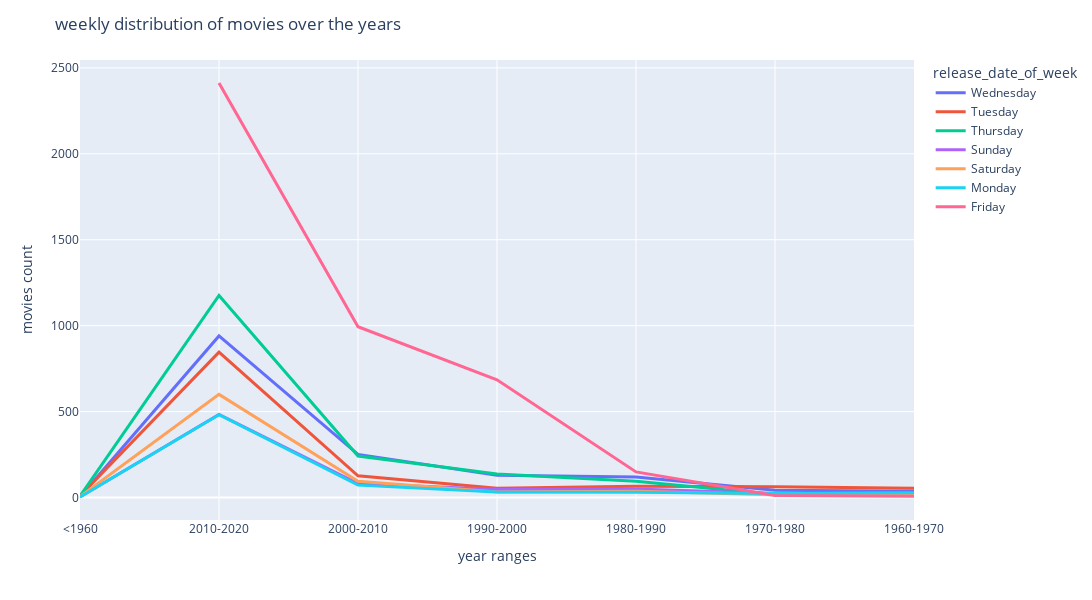

The code cell stored with this chart in its notebook:
### Code cell
#plotting the chart
plt.figure(figsize=(20,8))
fig = px.line(df_r, x = 'release_year_ranges', y = 'original_title', color="release_date_of_week")
fig.update_traces(line=dict( width=3.0))

fig.update_layout(title_text ='weekly distribution of movies over the years', xaxis_title = 'year ranges',
                  yaxis_title = 'movies count')
#setting the chart properties
fig.update_layout(
    autosize=False,
    width=1100,
    height=600,)

#showing the chart
fig.show()

### Figure 1 — Plotly figure (JSON) as saved in the notebook; plotly's stock layout.template omitted (floating-point values rounded to 4 significant figures)
{"data": [{"hovertemplate": "release_date_of_week=Wednesday<br>release_year_ranges=%{x}<br>original_title=%{y}<extra></extra>", "legendgroup": "Wednesday", "line": {"color": "#636efa", "dash": "solid", "width": 3}, "marker": {"symbol": "circle"}, "mode": "lines", "name": "Wednesday", "orientation": "v", "showlegend": true, "type": "scatter", "x": ["<1960", "2010-2020", "2000-2010", "1990-2000", "1980-1990", "1970-1980", "1960-1970"], "xaxis": "x", "y": [4, 940, 251, 130, 120, 42, 37], "yaxis": "y"}, {"hovertemplate": "release_date_of_week=Tuesday<br>release_year_ranges=%{x}<br>original_title=%{y}<extra></extra>", "legendgroup": "Tuesday", "line": {"color": "#EF553B", "dash": "solid", "width": 3}, "marker": {"symbol": "circle"}, "mode": "lines", "name": "Tuesday", "orientation": "v", "showlegend": true, "type": "scatter", "x": ["<1960", "2010-2020", "2000-2010", "1990-2000", "1980-1990", "1970-1980", "1960-1970"], "xaxis": "x", "y": [9, 846, 126, 54, 65, 62, 54], "yaxis": "y"}, {"hovertemplate": "release_date_of_week=Thursday<br>release_year_ranges=%{x}<br>original_title=%{y}<extra></extra>", "legendgroup": "Thursday", "line": {"color": "#00cc96", "dash": "solid", "width": 3}, "marker": {"symbol": "circle"}, "mode": "lines", "name": "Thursday", "orientation": "v", "showlegend": true, "type": "scatter", "x": ["<1960", "2010-2020", "2000-2010", "1990-2000", "1980-1990", "1970-1980", "1960-1970"], "xaxis": "x", "y": [8, 1176, 241, 137, 95, 17, 13], "yaxis": "y"}, {"hovertemplate": "release_date_of_week=Sunday<br>release_year_ranges=%{x}<br>original_title=%{y}<extra></extra>", "legendgroup": "Sunday", "line": {"color": "#ab63fa", "dash": "solid", "width": 3}, "marker": {"symbol": "circle"}, "mode": "lines", "name": "Sunday", "orientation": "v", "showlegend": true, "type": "scatter", "x": ["<1960", "2010-2020", "2000-2010", "1990-2000", "1980-1990", "1970-1980", "1960-1970"], "xaxis": "x", "y": [3, 484, 81, 47, 49, 24, 19], "yaxis": "y"}, {"hovertemplate": "release_date_of_week=Saturday<br>release_year_ranges=%{x}<br>original_title=%{y}<extra></extra>", "legendgroup": "Saturday", "line": {"color": "#FFA15A", "dash": "solid", "width": 3}, "marker": {"symbol": "circle"}, "mode": "lines", "name": "Saturday", "orientation": "v", "showlegend": true, "type": "scatter", "x": ["<1960", "2010-2020", "2000-2010", "1990-2000", "1980-1990", "1970-1980", "1960-1970"], "xaxis": "x", "y": [5, 600, 95, 32, 36, 16, 16], "yaxis": "y"}, {"hovertemplate": "release_date_of_week=Monday<br>release_year_ranges=%{x}<br>original_title=%{y}<extra></extra>", "legendgroup": "Monday", "line": {"color": "#19d3f3", "dash": "solid", "width": 3}, "marker": {"symbol": "circle"}, "mode": "lines", "name": "Monday", "orientation": "v", "showlegend": true, "type": "scatter", "x": ["<1960", "2010-2020", "2000-2010", "1990-2000", "1980-1990", "1970-1980", "1960-1970"], "xaxis": "x", "y": [3, 482, 72, 32, 31, 24, 28], "yaxis": "y"}, {"hovertemplate": "release_date_of_week=Friday<br>release_year_ranges=%{x}<br>original_title=%{y}<extra></extra>", "legendgroup": "Friday", "line": {"color": "#FF6692", "dash": "solid", "width": 3}, "marker": {"symbol": "circle"}, "mode": "lines", "name": "Friday", "orientation": "v", "showlegend": true, "type": "scatter", "x": ["2010-2020", "2000-2010", "1990-2000", "1980-1990", "1970-1980", "1960-1970"], "xaxis": "x", "y": [2412, 994, 685, 149, 12, 7], "yaxis": "y"}], "layout": {"autosize": false, "height": 600, "legend": {"title": {"text": "release_date_of_week"}, "tracegroupgap": 0}, "margin": {"t": 60}, "title": {"text": "weekly distribution of movies over the years"}, "width": 1100, "xaxis": {"anchor": "y", "domain": [0, 1], "title": {"text": "year ranges"}}, "yaxis": {"anchor": "x", "domain": [0, 1], "title": {"text": "movies count"}}}}
